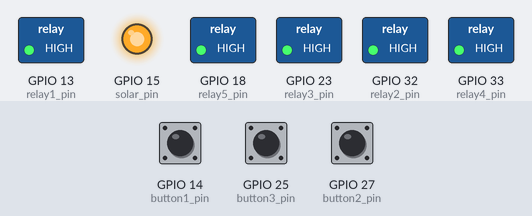
A sketch run on a simulated ESP32. On the bench: switched loads named in the sketch (green lamp = pin HIGH), output pins drawn as LEDs (lit = HIGH). Dashed ring = blinking. Inputs (shaded band) come from the test bench; at power-on: GPIO 14 (button1_pin) HIGH, GPIO 25 (button3_pin) HIGH, GPIO 27 (button2_pin) HIGH. WiFi joins after 1.5 s; servers stay silent unless stated; the modem accepts every AT command (registered, SIM ready, sends succeed) and sends nothing else; what the sketch prints to the serial monitor is not drawn.

Above: at 4.0 s.
4.1 s: GPIO 14 (button1_pin) pulled LOW for 1 s
At 6.2 s:
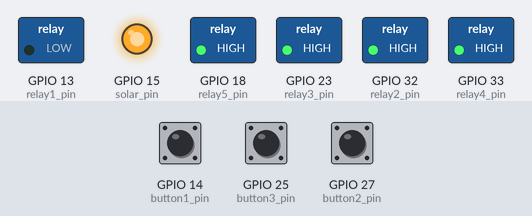
6.6 s: GPIO 25 (button3_pin) pulled LOW for 3.2 s
At 7.17 s:
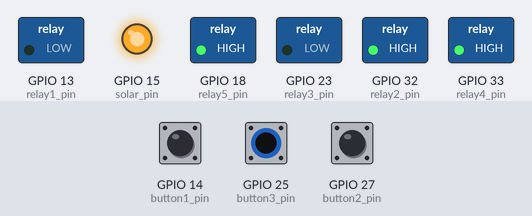
11.3 s: GPIO 27 (button2_pin) pulled LOW for 3.2 s
At 13.98 s:
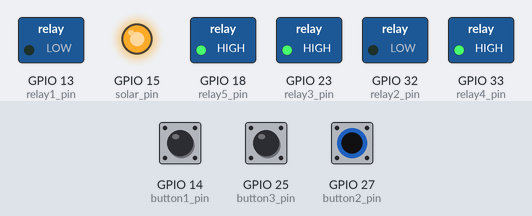
16.0 s: GPIO 14 (button1_pin) pulled LOW for 3.2 s
At 17.5 s:
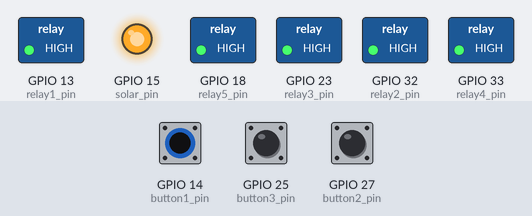
20.7 s: GPIO 25 (button3_pin) pulled LOW for 1 s
At 21.54 s:
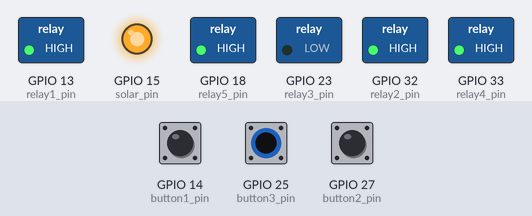
23.2 s: GPIO 27 (button2_pin) pulled LOW for 1 s
At 24.15 s:
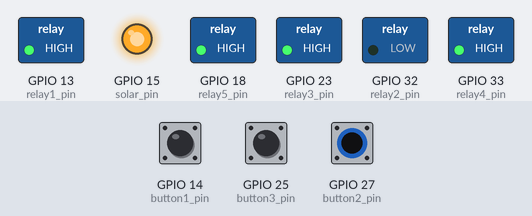
Timing chart, 0 to 26.2 s (numbered marks = the images above; inputs shaded):
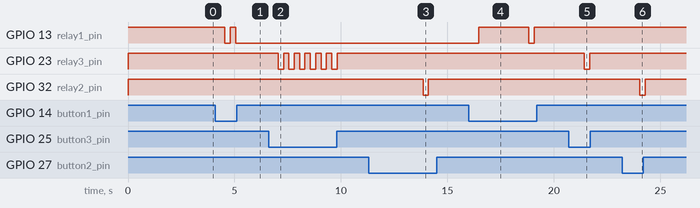

Measured:
- after the input at 4.1 s, GPIO 13 (relay1_pin): HIGH → LOW after 0.45 s, → HIGH 0.25 s later, → LOW 0.25 s later
- after the input at 6.6 s, GPIO 23 (relay3_pin): alternates HIGH for 0.25 s and LOW for 0.25 s, 12 changes in all, then stays HIGH, starting after 0.45 s
- after the input at 11.3 s, GPIO 32 (relay2_pin): HIGH → LOW after 2.6 s, → HIGH 0.25 s later
- after the input at 16.0 s, GPIO 13 (relay1_pin): LOW → HIGH after 0.46 s, → LOW 2.4 s later, → HIGH 0.25 s later
- after the input at 20.7 s, GPIO 23 (relay3_pin): HIGH → LOW after 0.72 s, → HIGH 0.25 s later
- after the input at 23.2 s, GPIO 32 (relay2_pin): HIGH → LOW after 0.83 s, → HIGH 0.25 s later

The sketch:

Esp32CODE.ino
```cpp
// Template ID, Device Name and Auth Token are provided by the Blynk.Cloud
// See the Device Info tab, or Template settings
#define BLYNK_TEMPLATE_ID "TMPL6qgbMfr8s"
#define BLYNK_TEMPLATE_NAME "Load Monitoring"
#define BLYNK_AUTH_TOKEN "0DJ6-xOTWN1dEPONHrijUyoB8FHpRqTe"


// Comment this out to disable prints and save space
#define BLYNK_PRINT Serial


#include <WiFi.h>
#include <WiFiClient.h>
#include <BlynkSimpleEsp32.h>

char auth[] = BLYNK_AUTH_TOKEN;

// Your WiFi credentials.
// Set password to "" for open networks.
char ssid[] = "CUET--Students";
char pass[] = "1020304050";

BlynkTimer timer;

//13,32,26,  15  ,34,35   relay
//33   sensor
//14,27,25    push

#define SIM800L_RX 17
#define SIM800L_TX 16

#define button1_pin 14
#define button2_pin 27
#define button3_pin 25


#define relay1_pin 13
#define relay2_pin 32
#define relay3_pin 23
#define relay4_pin 33
#define relay5_pin 18
#define solar_pin 15

int relay1_state = 0;
int relay2_state = 0;
int relay3_state = 0;
int relay4_state = 0;
int relay5_state = 0;
int solar_state = 0;

int price_alart = 0;
int load_alart = 0;

float price_per_day = 0.0;
int p = 0;
int p_2 = 0;
//---------------------------------------
static bool price_over_8 = false;
static bool price_over_16 = false;
static bool p_2_peak = false;
static bool p_2_switch = false;
//Change the virtual pins according the rooms
#define button1_vpin V1
#define button2_vpin V2
#define button3_vpin V3
#define button4_vpin V5
#define button5_vpin V6
#define solar_vpin V4


//------------------------------------------------------------------------------
// This function is called every time the device is connected to the Blynk.Cloud
// Request the latest state from the server
BLYNK_CONNECTED() {
  Blynk.syncVirtual(button1_vpin);
  Blynk.syncVirtual(button2_vpin);
  Blynk.syncVirtual(button3_vpin);
  Blynk.syncVirtual(button4_vpin);
  Blynk.syncVirtual(button5_vpin);
  Blynk.syncVirtual(solar_vpin);
}

//--------------------------------------------------------------------------
// This function is called every time the Virtual Pin state change
//i.e when web push switch from Blynk App or Web Dashboard
BLYNK_WRITE(button1_vpin) {
  relay1_state = param.asInt();
  digitalWrite(relay1_pin, relay1_state);
}
//--------------------------------------------------------------------------
BLYNK_WRITE(button2_vpin) {
  relay2_state = param.asInt();
  digitalWrite(relay2_pin, relay2_state);
}
//--------------------------------------------------------------------------
BLYNK_WRITE(button3_vpin) {
  relay3_state = param.asInt();
  digitalWrite(relay3_pin, relay3_state);
}
//--------------------------------------------------------------------------
BLYNK_WRITE(button4_vpin) {
  relay4_state = param.asInt();
  digitalWrite(relay4_pin, relay4_state);
}
//--------------------------------------------------------------------------
//--------------------------------------------------------------------------
BLYNK_WRITE(button5_vpin) {
  relay5_state = param.asInt();
  digitalWrite(relay5_pin, relay5_state);
}
//--------------------------------------------------------------------------
BLYNK_WRITE(solar_vpin) {
  solar_state = param.asInt();
  digitalWrite(solar_pin, solar_state);
}


void setup() {
  // Debug console
  Serial.begin(115200);
  //--------------------------------------------------------------------
  pinMode(button1_pin, INPUT_PULLUP);
  pinMode(button2_pin, INPUT_PULLUP);
  pinMode(button3_pin, INPUT_PULLUP);
  //--------------------------------------------------------------------
  pinMode(relay1_pin, OUTPUT);
  pinMode(relay2_pin, OUTPUT);
  pinMode(relay3_pin, OUTPUT);
  pinMode(relay4_pin, OUTPUT);
  pinMode(relay5_pin, OUTPUT);
  pinMode(solar_pin, OUTPUT);
  //--------------------------------------------------------------------
  //During Starting all Relays should TURN OFF
  digitalWrite(relay1_pin, HIGH);
  digitalWrite(relay2_pin, HIGH);
  digitalWrite(relay3_pin, HIGH);
  digitalWrite(relay4_pin, HIGH);
  digitalWrite(relay5_pin, HIGH);
  digitalWrite(solar_pin, HIGH);


  Serial2.begin(9600, SERIAL_8N1, SIM800L_TX, SIM800L_RX);
  Serial2.print("AT+CMGF=1\r");  //SMS text mode
  delay(1000);
  Serial2.print("AT");
  //--------------------------------------------------------------------
  Blynk.begin(auth, ssid, pass);
  //--------------------------------------------------------------------
}

void loop() {
  while (Serial2.available()) {
    Serial.print(char(Serial2.read()));
  }
  while (Serial.available()) {
    Serial2.print(char(Serial.read()));
  }

  Blynk.run();
  timer.run();
  listen_push_buttons();

  power_calculate();
  power_calculate_2();


  price_per_day = ((p * 4.14) / 1000) * 24;
  Serial.println(price_per_day);
  Blynk.virtualWrite(V0, price_per_day);
  Blynk.virtualWrite(V7, p);

  if (price_per_day > 8 && !price_over_8) {
    price_over_8 = true;
    price_increase();
    Serial.println("price_over_8");
  }
  if (price_per_day < 8) {
    price_over_8 = false;
  }

  if (price_per_day > 16 && !price_over_16) {
    price_over_16 = true;
    price_too_high();
    Serial.println("price_over_16");
  }
  if (price_per_day < 16) {
    price_over_16 = false;
  }

  if (p_2 > 50 && !p_2_peak && price_per_day > 16) {
    p_2_peak = true;
    peak_hour();
    Serial.println("peak_hour");
  }
  if (p_2 < 50) {
    p_2_peak = false;
  }

  if (p_2 > 90 && !p_2_switch && price_per_day > 16) {
    solar_state = 1;
    digitalWrite(solar_pin, solar_state);
    Blynk.virtualWrite(solar_vpin, solar_state);  //update button state
    p_2_switch = true;
    power_switch();
    Serial.println("power_switch");
  }
  if (p_2 < 90) {
    p_2_switch = false;
  }
}


//MMMMMMMMMMMMMMMMMMMMMMMMMMMMMMMMMMMMMMMMMMMMMMMMMMMMMMMMMMMMMMMMMMMMMMMMMMMMMMMMMMMMMMM
void listen_push_buttons() {
  //--------------------------------------------------------------------------
  if (digitalRead(button1_pin) == LOW) {
    delay(200);
    control_relay(1);
    Blynk.virtualWrite(button1_vpin, relay1_state);  //update button state
  }
  //--------------------------------------------------------------------------
  else if (digitalRead(button2_pin) == LOW) {
    delay(200);
    control_relay(2);
    Blynk.virtualWrite(button2_vpin, relay2_state);  //update button state
  }
  //--------------------------------------------------------------------------
  else if (digitalRead(button3_pin) == LOW) {
    delay(200);
    control_relay(3);
    Blynk.virtualWrite(button3_vpin, relay3_state);  //update button state
  }
}
//MMMMMMMMMMMMMMMMMMMMMMMMMMMMMMMMMMMMMMMMMMMMMMMMMMMMMMMMMMMMMMMMMMMMMMMMMMMMMMMMMMMMMMM


//MMMMMMMMMMMMMMMMMMMMMMMMMMMMMMMMMMMMMMMMMMMMMMMMMMMMMMMMMMMMMMMMMMMMMMMMMMMMMMMMMMMMMMM
void control_relay(int relay) {
  //------------------------------------------------
  if (relay == 1) {
    relay1_state = !relay1_state;
    digitalWrite(relay1_pin, relay1_state);
    Serial.print("Relay1 State = ");
    Serial.println(relay1_state);
    delay(50);
  }
  //------------------------------------------------
  else if (relay == 2) {
    relay2_state = !relay2_state;
    digitalWrite(relay2_pin, relay2_state);
    delay(50);
  }
  //------------------------------------------------
  else if (relay == 3) {
    relay3_state = !relay3_state;
    digitalWrite(relay3_pin, relay3_state);
    delay(50);
  }
  //------------------------------------------------
  else if (relay == 4) {
    relay4_state = !relay4_state;
    digitalWrite(relay4_pin, relay4_state);
    delay(50);
  }
  //------------------------------------------------
  else if (relay == 5) {
    relay5_state = !relay5_state;
    digitalWrite(relay5_pin, relay5_state);
    delay(50);
  }
}
//MMMMMMMMMMMMMMMMMMMMMMMMMMMMMMMMMMMMMMMMMMMMMMMMMMMMMMMMMMMMMMMMMMMMMMMMMMMMMMMMMMMMMMM
void power_calculate() {
  p = 0;
  if (relay1_state == 1) {
    p = p + 60;
  }
  if (relay2_state == 1) {
    p = p + 60;
  }
  if (relay3_state == 1) {
    p = p + 60;
  }
}

void power_calculate_2() {
  p_2 = 0;
  if (relay4_state == 1) {
    p_2 = p_2 + 60;
  }
  if (relay5_state == 1) {
    p_2 = p_2 + 60;
  }
}

void price_increase() {
  Serial2.print("AT+CMGF=1\r");  //Set the module to SMS mode
  delay(100);
  Serial2.print("AT+CMGS=\"+8801949321123\"\r");  //Your phone number don't forget to include your country code, example +212123456789"
  delay(500);
  Serial2.print("Load Consumption Increased!");  //This is the text to send to the phone number, don't make it too long or you have to modify the SoftwareSerial buffer
  delay(500);
  Serial2.print((char)26);  // (required according to the datasheet)
  delay(500);
  Serial2.println();
  delay(500);
}

void price_too_high() {
  Serial2.print("AT+CMGF=1\r");  //Set the module to SMS mode
  delay(100);
  Serial2.print("AT+CMGS=\"+8801949321123\"\r");  //Your phone number don't forget to include your country code, example +212123456789"
  delay(500);
  Serial2.print("All Connected Loads are turned ON! Reduce load Consumption!");  //This is the text to send to the phone number, don't make it too long or you have to modify the SoftwareSerial buffer
  delay(500);
  Serial2.print((char)26);  // (required according to the datasheet)
  delay(500);
  Serial2.println();
  delay(500);
}

void peak_hour() {
  Serial2.print("AT+CMGF=1\r");  //Set the module to SMS mode
  delay(100);
  Serial2.print("AT+CMGS=\"+8801949321123\"\r");  //Your phone number don't forget to include your country code, example +212123456789"
  delay(500);
  Serial2.print("Peak Hour Started! Do you turn off any LOAD!");  //This is the text to send to the phone number, don't make it too long or you have to modify the SoftwareSerial buffer
  delay(500);
  Serial2.print((char)26);  // (required according to the datasheet)
  delay(500);
  Serial2.println();
  delay(500);
}

void power_switch() {
  Serial2.print("AT+CMGF=1\r");  //Set the module to SMS mode
  delay(100);
  Serial2.print("AT+CMGS=\"+8801949321123\"\r");  //Your phone number don't forget to include your country code, example +212123456789"
  delay(500);
  Serial2.print("Overloaded!!! Power Supply is Automatically Switching to Integrated Renewable Source!");  //This is the text to send to the phone number, don't make it too long or you have to modify the SoftwareSerial buffer
  delay(500);
  Serial2.print((char)26);  // (required according to the datasheet)
  delay(500);
  Serial2.println();
  delay(500);
}
```
